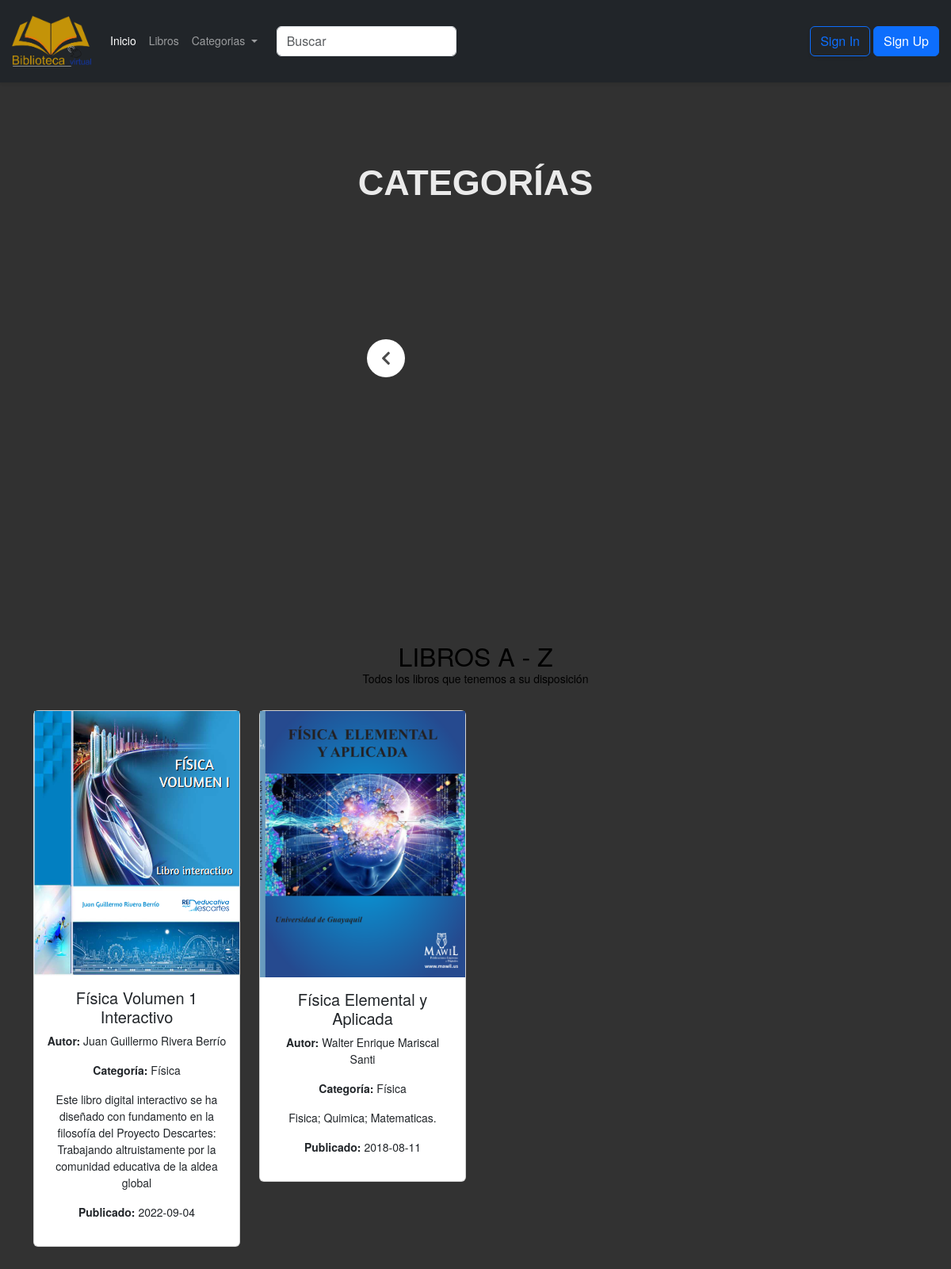
The page / on the database its author committed.
### tables this page shows
CREATE TABLE libros (
        id_libro INTEGER PRIMARY KEY AUTOINCREMENT,
        titulo TEXT NOT NULL,
        id_autor INTEGER NOT NULL,
        id_categoria INTEGER NOT NULL,
        descripcion TEXT,
        archivo TEXT NOT NULL,
        imagen TEXT, -- Nueva columna para la imagen
        fecha_publicacion DATE,
        fecha_agregado TIMESTAMP DEFAULT CURRENT_TIMESTAMP,
        FOREIGN KEY (id_autor) REFERENCES Autores(id_autor),
        FOREIGN KEY (id_categoria) REFERENCES Categorias(id_categoria)
        );

CREATE TABLE categorias (
        id_categoria INTEGER PRIMARY KEY AUTOINCREMENT,
        nombre TEXT UNIQUE NOT NULL,
        descripcion TEXT
        );

### blueprints/index/__init__.py (the view)
@index_bp.route("/")
def index():
    conn = sqlite3.connect('biblioteca.db')
    cursor = conn.cursor()
    cursor.execute("""
        SELECT
            libros.titulo,
            autores.nombre || ' ' || autores.apellido AS autor,
            categorias.nombre AS categoria,
            libros.descripcion,
            libros.archivo,  -- Ruta del PDF
            libros.imagen,   -- Ruta de la imagen
            libros.fecha_publicacion
        FROM libros
        JOIN autores ON libros.id_autor = autores.id_autor
        JOIN categorias ON libros.id_categoria = categorias.id_categoria
    """)
    libros = cursor.fetchall()  # Obtener todos los registros
    conn.close()  # Cerrar la conexión a la base de datos
    return render_template("index.html", libros=libros)

### blueprints/index/templates/index.html (shortened to what this page needs)
{% extends 'base.html' %}
{% block content %}
<section class="secction_1">
  <div class="carousel">
    <h2>Categorías</h2>
    <div class="carrusel-list" id="carrusel-list">
      <button class="carrusel-arrow carrusel-prev" id="button-prev" data-button="button-prev" onclick="app.processingButton(event)">
      </button>
    </div>
  </div>
</section>
<section class="related-secction section section">
  <div class="container">
    <h2 class="section title text-center">LIBROS A - Z</h2>
    <div class="text-center" style="height: 50px;">Todos los libros que tenemos a su disposición</div>
    <div class="row">
      {% for libro in libros %}
      <div class="col-6 col-lg-3 mb-5">
        <div class="card text-center">
          <a href="{{ url_for('static', filename='libros/' + libro[4]) }}" target="_blank">
            <img class="img-fluid" src="{{ url_for('static', filename='img/librosimg/' + libro[5]) }}" alt="Imagen del libro">
          </a>
          <div class="card-body">
            <h5 class="card-title">{{ libro[0] }}</h5>
            <p class="card-autor"><strong>Autor:</strong> {{ libro[1] }}</p>
            <p class="card-categoria"><strong>Categoría:</strong> {{ libro[2] }}</p>
            <p class="card-descripcion">{{ libro[3] }}</p>
            <p class="card-fecha"><strong>Publicado:</strong> {{ libro[6] }}</p>
          </div>
        </div>
      </div>
      {% endfor %}
    </div>
  </div>
</section>
{% endblock %}

### templates/base.html (shortened to what this page needs)
<!doctype html>
<html lang="es">
  <head>
    <link href="https://cdn.jsdelivr.net/npm/bootstrap@5.3.3/dist/css/bootstrap.min.css" rel="stylesheet">
    <link rel="stylesheet" href="https://cdnjs.cloudflare.com/ajax/libs/font-awesome/6.4.0/css/all.min.css" />
    <link rel="stylesheet" href="https://cdn.jsdelivr.net/npm/swiper@11/swiper-bundle.min.css"/>
    <link rel="stylesheet" href="../static/css/style.css">
  </head>
  <body>
    <nav class="navbar navbar-expand-lg navbar-dark bg-dark">
        <div class="container-fluid px-0">
            <a class="navbar-brand" href="#"><img src="../static/img/logo.png" alt="" width="100" /></a>
            <div class="order-lg-3 d-flex align-items-center">
                <div>
                    <div class="d-flex align-items-center">
                        <a href="/login" class="btn btn-outline-primary shadow-sm me-1">Sign In</a>
                        <a href="/register" class="btn btn-primary d-none d-md-block">Sign Up</a>
                    </div>
                </div>
            </div>
            <div class="collapse navbar-collapse" id="navbar-default">
                <ul class="navbar-nav">
                    <li class="nav-item">
                        <a class="nav-link active" aria-current="page" href="#">Inicio</a>
                    </li>
                    <li class="nav-item">
                        <a class="nav-link" href="#">Libros</a>
                    </li>
                    <li class="nav-item dropdown">
                        <a
                            class="nav-link dropdown-toggle"
                            href="#"
                            id="navbarDropdown"
                            data-bs-toggle="dropdown"
                            aria-haspopup="true"
                            aria-expanded="false"
                            data-bs-display="static">
                            Categorias
                        </a>
                    </li>
                </ul>
                <form class="mt-3 mt-lg-0 ms-lg-3 d-flex align-items-center">
                    <input type="search" class="form-control ps-6" placeholder="Buscar" />
                </form>
            </div>
        </div>
    </nav>
        {% block content %} {% endblock %}
  </body>
</html>

### static/css/style.css (style rules this page uses)
.navbar { position: fixed; top: 0; left: 0; width: 100%; z-index: 1030; box-shadow: 0 2px 4px rgba(0, 0, 0, 0.1); padding: 15px; }
html, body { position: relative; height: 100%; }
body { background-color: #323232; font-family: Helvetica Neue, Helvetica, Arial, Helvetica, sans-serif; font-size: 14px; color: black; }
.secction_1 { margin: 0; padding: 0; font-family: Arial, Helvetica, sans-serif; display: flex; height: 100vh; width: 100%; align-items: center; background: rgb(49, 49, 49); }
h4, h2, small, a { margin: 0; padding: 0; }
a { text-decoration: none; }
.carousel { width: 100%; margin: 0px 0px; }
@media (min-width:768px) { .carousel { margin: 0px 60px; } }
.carousel h2 { font-size: 45px; line-height: 38px; padding-bottom: 50px; opacity: .9; text-transform: uppercase; font-weight: 600; text-align: center; color: #ffffff; }
.carrusel-list { position: relative; display: flex; align-items: center; width: fit-content; height: 304px; padding: 10px 0px; margin: 0px auto; max-width: 90vw; overflow: hidden; }
.carrusel-arrow { border-radius: 30px; background-color: #ffffff; position: absolute; z-index: 4; width: 48px; height: 48px; text-align: center; border: 0; cursor: pointer; }
.carrusel-arrow svg { width: 12px; height: 100%; color: rgba(0, 0, 0, 0.7); }
.carrusel-prev { left: 0px; }

### rows shown on the page
libros: imagen (picture), titulo "Física Volumen 1 Interactivo", libro "Juan Guillermo Rivera Berrío", nombre "Física", descripcion "Este libro digital interactivo se ha diseñado con fundamento en la filosofía del Proyecto Descartes: Trabajando altruistamente por la comunidad educativa de la aldea global", fecha_publicacion "2022-09-04"
libros: imagen (picture), titulo "Física Elemental y Aplicada", libro "Walter Enrique Mariscal Santi", nombre "Física", descripcion "Fisica; Quimica; Matematicas.", fecha_publicacion "2018-08-11"
